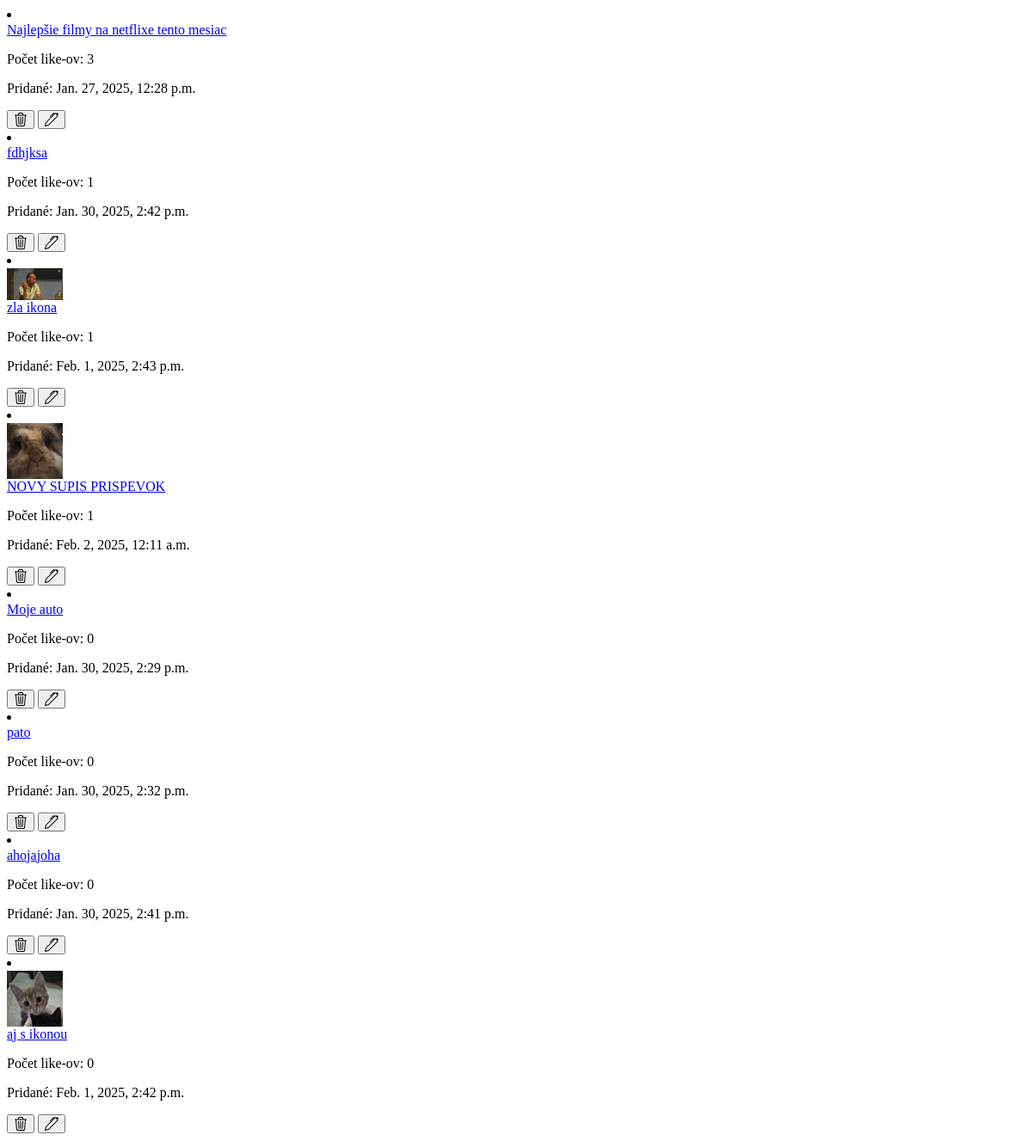
Page /my-posts/sort/ (signed in) on the earlier database version.
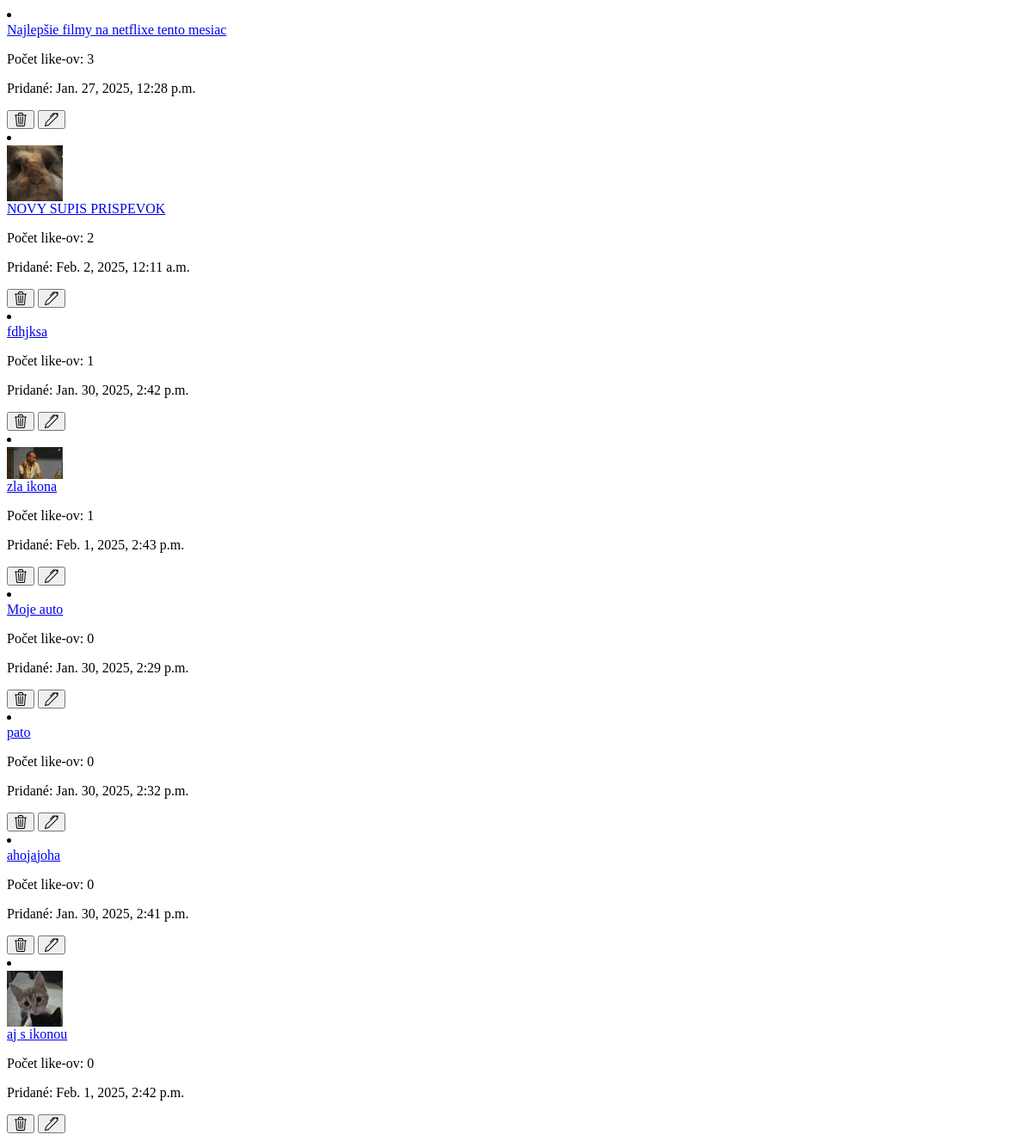
Same page on the later database version.
### forum/models.py (models this page shows, shortened)
class Post(models.Model):
    title = models.CharField(max_length=255)
    created_at = models.DateTimeField(auto_now_add=True)
    created_by = models.ForeignKey(User, on_delete=models.CASCADE)
    like_count = models.PositiveIntegerField(default=0)
    content = models.TextField()
    category = models.CharField(max_length=50, default='other', null=False, blank=True)
    icon = models.ImageField(upload_to='post_pics', null=True, blank=True)
    def get_absolute_url(self):
        return reverse('forum:post_detail', args=[str(self.id)])

### forum/views.py (the view)
# urls.py: path('my-posts/sort/', views.sort_my_posts, name='sort_my_posts'),
@login_required
def sort_my_posts(request):
    sort_by = request.GET.get('sort_by')
    if sort_by == "descending_date":
        sorted_posts = Post.objects.filter(created_by_id=request.user.id).order_by('-created_at')
    elif sort_by == "ascending_date":
        sorted_posts = Post.objects.filter(created_by_id=request.user.id).order_by('created_at')
    else:
        sorted_posts = Post.objects.filter(created_by_id=request.user.id).order_by('-like_count')
    return render(request, 'forum/partials/my_posts_list.html', {'posts': sorted_posts})

### forum/templates/forum/partials/my_posts_list.html (shortened to what this page needs)
<div class="container">
    <div class="mt-4 my-5">
        <div class="list-group">
            {% if posts %}
                {% for post in posts %}
                    <li class="list-group-item list-group-item-action position-relative">
                        <div class="d-flex align-items-start h-100">
                            {% if post.icon %}
                                <div class="flex-shrink-0">
                                    <img src="{{ post.icon.url }}"
                                         width="65"
                                         alt="post_icon"
                                         class="h-auto rounded">
                                </div>
                            {% endif %}
                            <div class="flex-grow-1 ms-3 overflow-hidden">
                                <a href="{{ post.get_absolute_url }}" class="fs-2 text-decoration-none">{{ post.title }}</a>
                                <p class="mb-1">Počet like-ov: {{ post.like_count }}</p>
                                <p>Pridané: {{ post.created_at }}</p>
                            </div>
                            <div class="d-flex gap-2 ms-2">
                                <button type="button" class="btn btn-danger"
                                        hx-trigger="click"
                                        hx-post="{% url 'forum:delete_my_post' %}"
                                        hx-target="#my-posts-list"
                                        hx-vals='{"post_id": "{{ post.id }}"}'
                                        hx-headers='{"X-CSRFToken": "{{ csrf_token }}"}'>
                                </button>
                                <button class="btn btn-secondary" data-id-comment="{{ comment.id }}" data-comment-content="{{ comment.content }}">
                                </button>
                            </div>
                        </div>
                    </li>
                {% endfor %}
            {% else %}
                <p>Žiaden príspevok nespadá do vybratej kategórie</p>
            {% endif %}
        </div>
    </div>
</div>

Differences in the rows shown:
changed Post "NOVY SUPIS PRISPEVOK": like_count "1" → "2"; moves up the list
